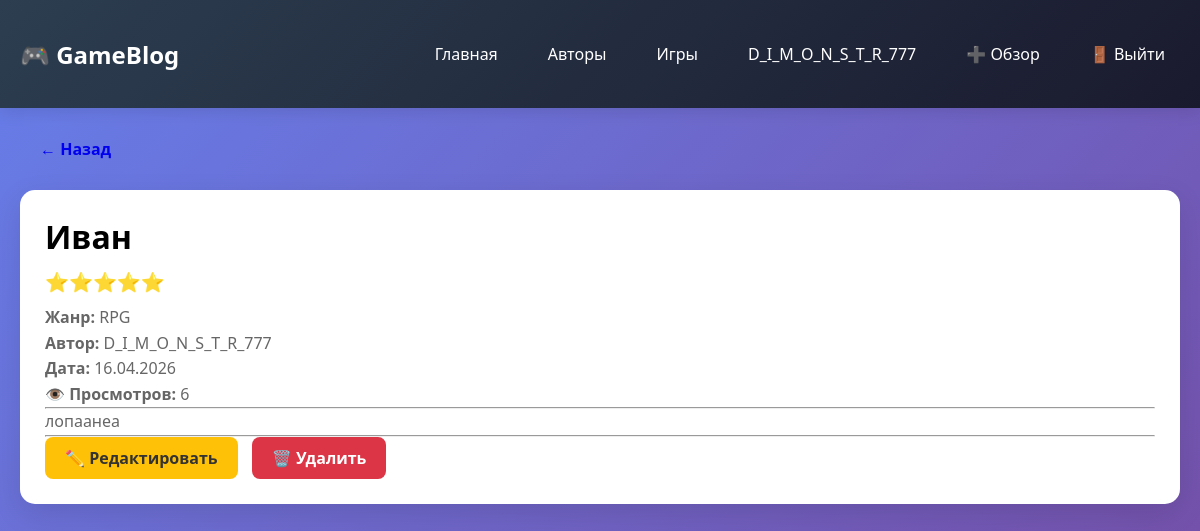
Screenshot of /review/2 (signed in) with the database file from the repository.
### models.py (models this page shows, shortened)
class User(db.Model, UserMixin):
    __tablename__ = 'users'
    id = db.Column(db.Integer, primary_key=True)  # было primaty_key
    username = db.Column(db.String(100), unique=True, nullable=False)
    email = db.Column(db.String(100), unique=True, nullable=True)
    password_hash = db.Column(db.String(300), nullable=False)
    created_at = db.Column(db.DateTime, default=datetime.utcnow)
    reviews = db.relationship('Review', backref='author', lazy=True)

class Game(db.Model):  # было class = Game
    __tablename__ = 'games'
    id = db.Column(db.Integer, primary_key=True)
    title = db.Column(db.String(200), unique=True, nullable=False)
    genre = db.Column(db.String(100), nullable=False)  # было ganre и Strong
    release_year = db.Column(db.Integer)
    reviews = db.relationship('Review', backref='game', lazy=True)

class Review(db.Model):
    __tablename__ = 'reviews'
    id = db.Column(db.Integer, primary_key=True)
    rating = db.Column(db.Integer, nullable=False)
    review_text = db.Column(db.Text, nullable=False)
    created_at = db.Column(db.DateTime, default=datetime.utcnow)
    views = db.Column(db.Integer, default=0)
    user_id = db.Column(db.Integer, db.ForeignKey('users.id'), nullable=False)
    game_id = db.Column(db.Integer, db.ForeignKey('games.id'), nullable=False)
    @property
    def stars(self):
        return '⭐' * self.rating + '☆' * (5 - self.rating)

### app.py (the view)
@app.route('/review/<int:review_id>')
@login_required
def show_review(review_id):
    review = Review.query.get_or_404(review_id)
    review.views += 1
    db.session.commit()
    return render_template('review.html', review=review)

### app.py (called while the page is built)
@login_manager.user_loader
def load_user(user_id):
    return User.query.get(int(user_id))

### templates/review.html (shortened to what this page needs)
{% extends "base.html" %}
{% block content %}
<a href="/" class="btn">← Назад</a>
<div class="card" style="margin-top: 20px;">
    <h1>{{ review.game.title }}</h1>
    <div class="rating">{{ review.stars }}</div>
    <p><strong>Жанр:</strong> {{ review.game.genre }}</p>
    <p><strong>Автор:</strong> {{ review.author.username }}</p>
    <p><strong>Дата:</strong> {{ review.created_at.strftime('%d.%m.%Y') }}</p>
    <p><strong>👁️ Просмотров:</strong> {{ review.views }}</p>
    <hr>
    <p style="white-space: pre-wrap;">{{ review.review_text }}</p>
    <hr>
    {% if current_user.id == review.user_id %}
        <a href="/edit/{{ review.id }}" class="btn btn-warning">✏️ Редактировать</a>
        <a href="/delete/{{ review.id }}" class="btn btn-danger"
           onclick="return confirm('Точно удалить?')">🗑️ Удалить</a>
    {% endif %}
</div>
{% endblock %}

### templates/base.html (shortened to what this page needs)
<!DOCTYPE html>
<html lang="ru">
<head>
    <link rel="stylesheet" href="{{ url_for('static', filename='css/style.css') }}">
</head>
<body>
    <nav class="navbar">
        <div class="container">
            <a href="/" class="logo">🎮 GameBlog</a>
            <div class="nav-links">
                <a href="/">Главная</a>
                <a href="/users">Авторы</a>
                <a href="/games">Игры</a>
                {% if current_user.is_authenticated %}
                    <a href="/profile">{{ current_user.username }}</a>
                    <a href="/add">➕ Обзор</a>
                    <a href="/logout">🚪 Выйти</a>
                {% else %}
                    <a href="/login">🔑 Войти</a>
                    <a href="/register">📝 Регистрация</a>
                {% endif %}
            </div>
        </div>
    </nav>
    <div class="container">
        {% block content %}{% endblock %}
    </div>
</body>
</html>

### static/css/style.css (style rules this page uses)
* { margin: 0; padding: 0; box-sizing: border-box; }
body { font-family: 'Segoe UI', Tahoma, Geneva, Verdana, sans-serif; background: linear-gradient(135deg, #667eea 0%, #764ba2 100%); min-height: 100vh; }
.container { max-width: 1200px; margin: 0 auto; padding: 20px; }
.navbar { background: linear-gradient(135deg, #2c3e50, #1a1a2e); padding: 15px 0; box-shadow: 0 4px 15px rgba(0,0,0,0.1); }
.navbar .container { display: flex; justify-content: space-between; align-items: center; }
.logo { color: white; font-size: 1.5em; font-weight: bold; text-decoration: none; }
.nav-links { display: flex; gap: 20px; flex-wrap: wrap; }
.nav-links a { color: white; text-decoration: none; padding: 8px 15px; border-radius: 5px; transition: all 0.3s; }
.card { background: white; border-radius: 15px; padding: 25px; margin-bottom: 20px; box-shadow: 0 10px 30px rgba(0,0,0,0.1); transition: transform 0.3s; }
.card p { color: #666; line-height: 1.6; }
.rating { font-size: 1.2em; margin: 10px 0; }
.btn { display: inline-block; padding: 10px 20px; border-radius: 8px; text-decoration: none; font-weight: bold; margin-right: 10px; }
.btn-warning { background: #ffc107; color: #333; }
.btn-danger { background: #dc3545; color: white; }

### rows the page displays
User: username "D_I_M_O_N_S_T_R_777", author.username "D_I_M_O_N_S_T_R_777"
Game: game "Иван", game.genre "RPG"
Review: stars "⭐⭐⭐⭐⭐", created_at "16.04.2026", views "6", review_text "лопаанеа"
